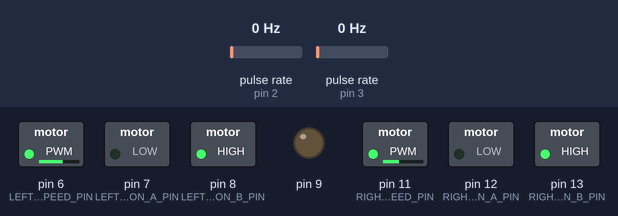
The sketch below on a simulated Arduino Uno, built with avr-gcc and run on an emulated ATmega328P. On the bench: switched loads named in the sketch (green lamp = pin HIGH), output pins drawn as LEDs (lit = HIGH). Wiring (inferred from the names in the program): 2 × pulse sensor: data pin 2 / data pin 3. The inputs (shaded band) are chosen by the test bench; at power-on: pulse rate (sensors on pin 2, pin 3) 0 Hz. What the sketch prints to the serial monitor is not drawn.

Above: at 1.2 s.
1.3 s: pulse rate (sensor on pin 2) set to 2 Hz
3.5 s: pulse rate (sensor on pin 3) set to 4 Hz
5.6 s: pulse rate (sensor on pin 2) set to 100 Hz
Timing chart, 0 to 8.6 s (numbered marks = the images above; inputs shaded):
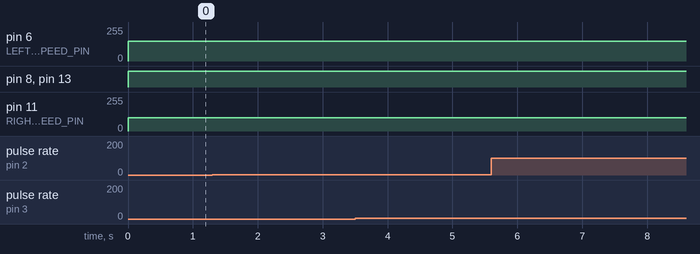

Measured:
- after the input at 1.3 s, every drawn part: stays the same
- after the input at 3.5 s, every drawn part: stays the same
- after the input at 5.6 s, every drawn part: stays the same

The sketch:

L98N_Test.ino
```cpp
#include <Wire.h>

#define LEFT_MOTOR_SPEED_PIN 6
#define LEFT_MOTOR_DIRECTION_A_PIN 7
#define LEFT_MOTOR_DIRECTION_B_PIN 8
#define RIGHT_MOTOR_SPEED_PIN 11
#define RIGHT_MOTOR_DIRECTION_A_PIN 12
#define RIGHT_MOTOR_DIRECTION_B_PIN 13

unsigned long left_front_encoder_counter = 0;
unsigned long right_front_encoder_counter = 0;

unsigned int left_front_encoder_pin = 2;
unsigned int right_front_encoder_pin = 3;

void count_left_encoder() {
  Serial.println("Left tick");
  left_front_encoder_counter++;
}

void count_right_encoder() {
  Serial.println("Right tick");
  right_front_encoder_counter++;
}

void receiveEvent(int howMany) {
  while (1 < Wire.available()) { // loop through all but the last
    char c = Wire.read(); // receive byte as a character
    Serial.print(c);         // print the character
  }
  int x = Wire.read();    // receive byte as an integer
//  Serial.print("Received: ");
//  Serial.println(x);         // print the integer
}

void setup ( ) {
  Wire.begin(8);
  Wire.onReceive(receiveEvent);

  Serial.begin (9600); //Starting the serial communication at 9600 baud rate

  pinMode(LEFT_MOTOR_SPEED_PIN, OUTPUT);
  pinMode(LEFT_MOTOR_DIRECTION_A_PIN, OUTPUT);
  pinMode(LEFT_MOTOR_DIRECTION_B_PIN, OUTPUT);
  pinMode(RIGHT_MOTOR_SPEED_PIN, OUTPUT);
  pinMode(RIGHT_MOTOR_DIRECTION_A_PIN, OUTPUT);
  pinMode(RIGHT_MOTOR_DIRECTION_B_PIN, OUTPUT);

  pinMode(9, OUTPUT);

  attachInterrupt(digitalPinToInterrupt(left_front_encoder_pin), count_left_encoder, RISING);
  attachInterrupt(digitalPinToInterrupt(right_front_encoder_pin), count_right_encoder, RISING);
}

void loop () {

    int bumper1 = digitalRead(9);
    if(bumper1 == 1) {
      Serial.println("Bumped");
    }

    digitalWrite(LEFT_MOTOR_DIRECTION_A_PIN, LOW);
    digitalWrite(LEFT_MOTOR_DIRECTION_B_PIN, HIGH);
    analogWrite(LEFT_MOTOR_SPEED_PIN, 150);

    digitalWrite(RIGHT_MOTOR_DIRECTION_A_PIN, LOW);
    digitalWrite(RIGHT_MOTOR_DIRECTION_B_PIN, HIGH);
    analogWrite(RIGHT_MOTOR_SPEED_PIN, 100);
}
```
